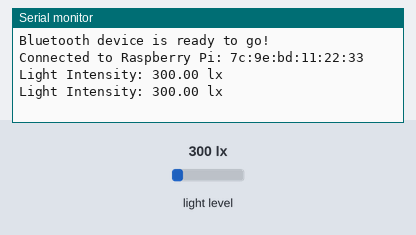
Simulated run of this sketch. Board: Arduino Nano 33 IoT. Parts: the last lines printed to the serial monitor. The test bench sets the inputs (shaded band); at power-on: light level 300 lx. Nothing arrives over Bluetooth unless stated; a phone connects over Bluetooth LE 3 s after start.

Above: at 4.8 s.
4.9 s: light level set to 40 lx
At 5.8 s:
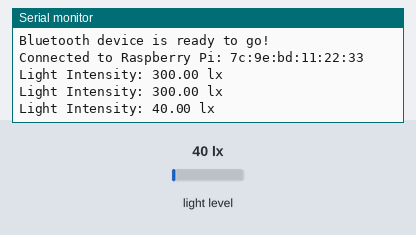
6.5 s: light level set to 500 lx
At 7.8 s:
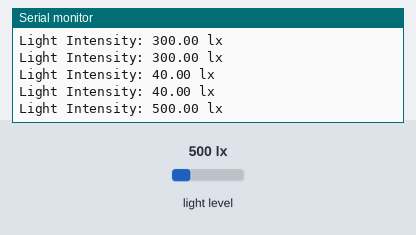
Timing chart, 0 to 9.5 s (numbered marks = the images above; inputs shaded):
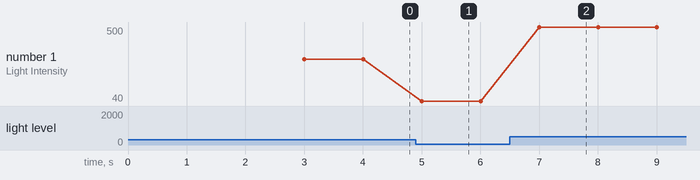

The sketch:

sensor.ino
```cpp
#include <ArduinoBLE.h>
#include <Wire.h>
#include <BH1750.h>

// Initialize the BH1750 object
BH1750 lightMeter;

// BLE Service and Characteristic
BLEService lightService("19B10010-E8F2-537E-4F6C-D104768A1214");
BLEFloatCharacteristic lightIntensityCharacteristic("19B10011-E8F2-537E-4F6C-D104768A1214", BLERead | BLENotify);

void setup() {
  Serial.begin(9600);
  Wire.begin();

  if (!lightMeter.begin(BH1750::CONTINUOUS_HIGH_RES_MODE)) {
    Serial.println("Failed to initialize the BH1750 sensor!");
    while (1);
  }

  if (!BLE.begin()) {
    Serial.println("Starting BLE failed!");
    while (1);
  }

  BLE.setLocalName("Arduino Nano 33 IoT");
  BLE.setAdvertisedService(lightService);
  lightService.addCharacteristic(lightIntensityCharacteristic);
  BLE.addService(lightService);
  lightIntensityCharacteristic.writeValue(0.0);

  BLE.advertise();
  Serial.println("Bluetooth device is ready to go!");
}

void loop() {
  BLEDevice central = BLE.central();

  if (central) {
    Serial.print("Connected to Raspberry Pi: ");
    Serial.println(central.address());

    while (central.connected()) {
      float lux = lightMeter.readLightLevel();

      Serial.print("Light Intensity: ");
      Serial.print(lux);
      Serial.println(" lx");

      lightIntensityCharacteristic.writeValue(lux);

      delay(1000);
    }

    Serial.println("Disconnected from Raspberry Pi");
  }
}
```

Measured:
- after the input at 4.9 s, the serial monitor: prints a new line after 0.10 s (image 1)
- after the input at 6.5 s, the serial monitor: prints a new line after 0.50 s (image 2)
- plotted number 1: 300 → 40 after the input at 4.9 s, 40 → 500 after the input at 6.5 s
